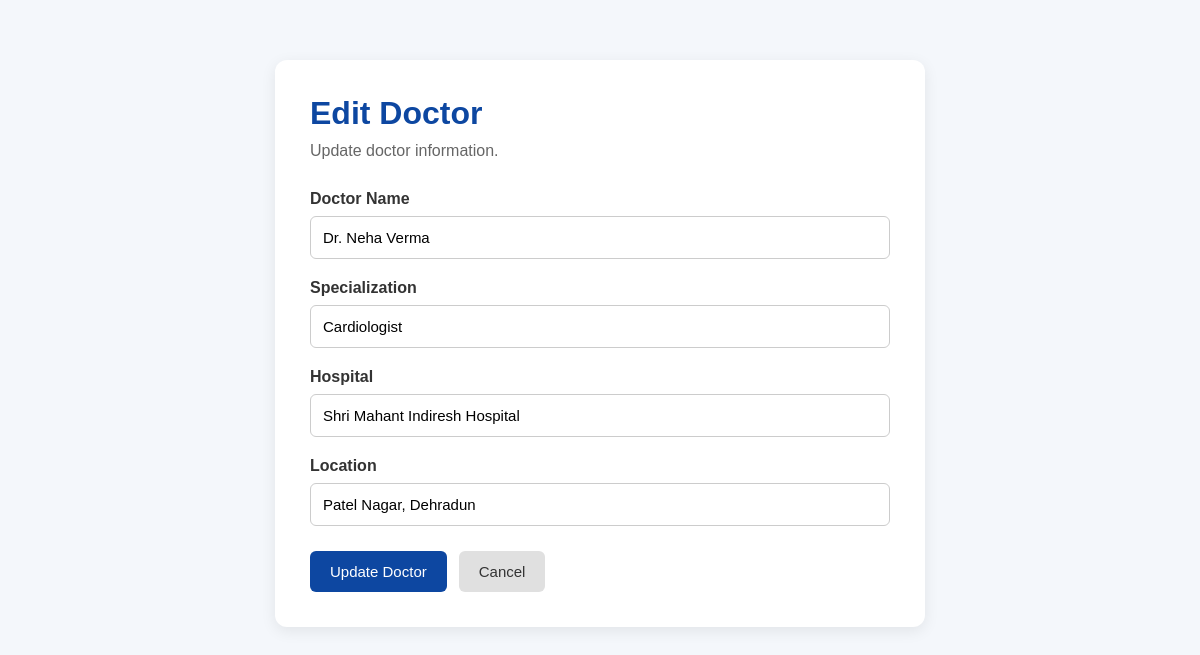
/admin/doctor/edit/2 (signed in), run on the app's committed database.
### tables this page shows
CREATE TABLE doctors (
            id INTEGER PRIMARY KEY AUTOINCREMENT,
            name TEXT NOT NULL,
            specialization TEXT NOT NULL,
            hospital TEXT NOT NULL,
            location TEXT NOT NULL
        );

### app.py (the view, shortened to what this page needs)
@app.route("/admin/doctor/edit/<int:doctor_id>", methods=["GET", "POST"])
def edit_doctor(doctor_id):
    if not session.get("admin_logged_in"):
        return redirect("/admin/login")
    conn = get_db_connection()
    doctor = conn.execute("""
        SELECT * FROM doctors
        WHERE id = ?
    """, (doctor_id,)).fetchone()
    if doctor is None:
        conn.close()
        return redirect("/admin")
    conn.close()
    return render_template(
        "doctor_form.html",
        doctor=doctor
    )

### app.py (called while the page is built)
def get_db_connection():
    conn = sqlite3.connect(DATABASE)
    conn.row_factory = sqlite3.Row
    return conn

### templates/doctor_form.html (shortened to what this page needs)
<!DOCTYPE html>
<html lang="en">
<head>
</head>
<body>
    <div class="container">
        <div class="card">
            {% if doctor %}
            <h1>Edit Doctor</h1>
            <p class="subtitle">
                Update doctor information.
            </p>
            {% else %}
            <h1>Add Doctor</h1>
            <p class="subtitle">
                Add a new doctor to Tech4Life.
            </p>
            {% endif %}
            <form method="POST" action="{% if doctor %}/admin/doctor/edit/{{ doctor['id'] }}{% else %}/admin/doctor/add{% endif %}">
                <div class="form-group">
                    <label for="name">
                    Doctor Name
                </label>
                    <input type="text" id="name" name="name" placeholder="Example: Dr. Rahul Sharma" value="{{ doctor['name'] if doctor else '' }}" required>
                </div>
                <div class="form-group">
                    <label for="specialization">
                    Specialization
                </label>
                    <input type="text" id="specialization" name="specialization" placeholder="Example: Cardiologist" value="{{ doctor['specialization'] if doctor else '' }}" required>
                </div>
                <div class="form-group">
                    <label for="hospital">
                    Hospital
                </label>
                    <input type="text" id="hospital" name="hospital" placeholder="Example: Max Super Speciality Hospital" value="{{ doctor['hospital'] if doctor else '' }}" required>
                </div>
                <div class="form-group">
                    <label for="location">
                    Location
                </label>
                    <input type="text" id="location" name="location" placeholder="Example: Rajpur Road, Dehradun" value="{{ doctor['location'] if doctor else '' }}" required>
                </div>
                <div class="buttons">
                    <button type="submit">
                    {% if doctor %}
                        Update Doctor
                    {% else %}
                        Add Doctor
                    {% endif %}
                </button>
                    <a href="/admin" class="cancel">
                    Cancel
                </a>
                </div>
            </form>
        </div>
    </div>
</body>
</html>

### templates/doctor_form.html (style rules this page uses)
* { box-sizing: border-box; margin: 0; padding: 0; font-family: Arial, sans-serif; }
body { background: #f4f7fb; min-height: 100vh; }
.container { width: 90%; max-width: 650px; margin: 60px auto; }
.card { background: white; padding: 35px; border-radius: 12px; box-shadow: 0 4px 15px rgba(0, 0, 0, 0.08); }
h1 { color: #0d47a1; margin-bottom: 10px; }
.subtitle { color: #666; margin-bottom: 30px; }
.form-group { margin-bottom: 20px; }
label { display: block; margin-bottom: 8px; font-weight: bold; color: #333; }
input { width: 100%; padding: 12px; border: 1px solid #ccc; border-radius: 6px; font-size: 15px; outline: none; }
.buttons { display: flex; gap: 12px; margin-top: 25px; }
button, .cancel { border: none; padding: 12px 20px; border-radius: 6px; font-size: 15px; cursor: pointer; text-decoration: none; }
button { background: #0d47a1; color: white; }
.cancel { background: #e0e0e0; color: #333; }

### data on the page
doctors: name "Dr. Neha Verma", specialization "Cardiologist", hospital "Shri Mahant Indiresh Hospital", location "Patel Nagar, Dehradun"
